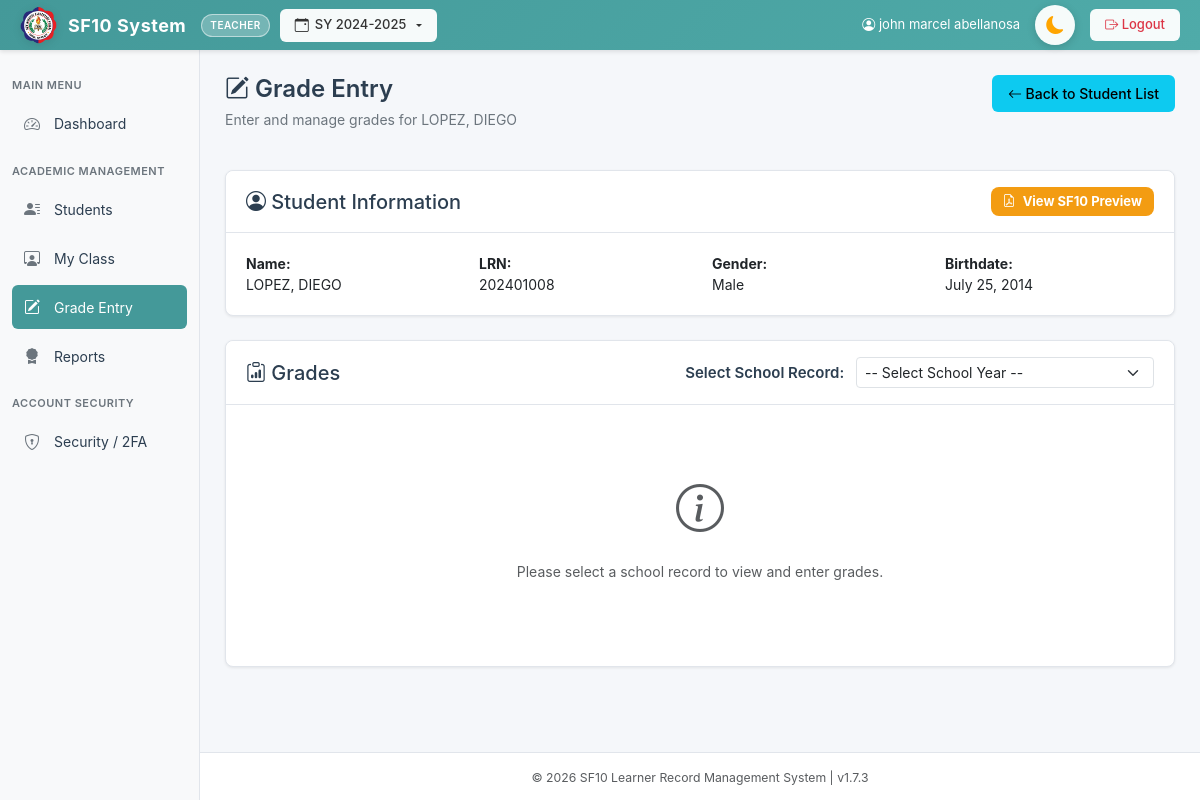
Page /pages/enter_grades.php?student_id=11 (signed in) on the committed database.
### tables this page shows
CREATE TABLE `students` (
  `id` int(11) NOT NULL AUTO_INCREMENT,
  `lrn` varchar(20) NOT NULL,
  `last_name` varchar(50) DEFAULT NULL,
  `first_name` varchar(50) DEFAULT NULL,
  `middle_name` varchar(50) DEFAULT NULL,
  `suffix` varchar(10) DEFAULT NULL,
  `gender` enum('Male','Female') DEFAULT NULL,
  `birthdate` date DEFAULT NULL,
  `credential_presented` enum('Kinder Progress Report','ECCD Checklist','Kindergarten Certificate of Completion','PEPT','Others') DEFAULT NULL,
  `credential_other_details` text DEFAULT NULL,
  `pept_rating` varchar(20) DEFAULT NULL,
  `pept_exam_date` date DEFAULT NULL,
  `pept_testing_center` text DEFAULT NULL,
  `created_at` timestamp NOT NULL DEFAULT current_timestamp(),
  `eligibility_school_name` varchar(100) DEFAULT NULL,
  `eligibility_school_id` varchar(50) DEFAULT NULL,
  `eligibility_school_address` varchar(255) DEFAULT NULL,
  `eligibility_remark` varchar(255) DEFAULT NULL,
  `grade_level` varchar(50) DEFAULT NULL,
  `section` varchar(50) DEFAULT NULL,
  PRIMARY KEY (`id`),
  UNIQUE KEY `lrn` (`lrn`),
  UNIQUE KEY `lrn_2` (`lrn`)
);

### pages/enter_grades.php (the view, shortened to what this page needs)
<?php
require_once "../includes/db.php";
$student_id = isset($_GET['student_id']) ? intval($_GET['student_id']) : 0;
$student_query = $conn->prepare("SELECT id, UPPER(CONCAT(last_name, ', ', first_name)) AS fullname, lrn, gender, birthdate
                                 FROM students WHERE id = ?");
$student_query->bind_param("i", $student_id);
$student_query->execute();
$student_result = $student_query->get_result();
$student = $student_result->fetch_assoc();
include "../templates/header.php";
?>
<div class="grade-entry-container">
  <div class="d-flex justify-content-between align-items-start mb-4">
    <div class="page-header mb-0">
      <h2><i class="bi bi-pencil-square"></i> Grade Entry</h2>
      <p class="subtitle">Enter and manage grades for <?= htmlspecialchars($student['fullname']) ?></p>
    </div>
    <a href="<?= $is_admin ? 'grade_entry.php' : 'input_grades.php' ?>" class="btn btn-info">
      <i class="bi bi-arrow-left"></i> Back to Student List
    </a>
  </div>
  <div class="card mb-4">
    <div class="card-header d-flex justify-content-between align-items-center">
      <h5 class="mb-0"><i class="bi bi-person-circle"></i> Student Information</h5>
      <a href="sf10_preview.php?student_id=<?= $student_id ?>" class="btn btn-warning btn-sm text-white" style="border-radius: 8px; font-weight: 700; background-color: #f39c12; border-color: #f39c12;">
        <i class="bi bi-file-earmark-pdf me-1"></i> View SF10 Preview
      </a>
    </div>
    <div class="card-body">
      <div class="row">
        <div class="col-md-3">
          <strong>Name:</strong><br>
          <?= htmlspecialchars($student['fullname']) ?>
        </div>
        <div class="col-md-3">
          <strong>LRN:</strong><br>
          <?= htmlspecialchars($student['lrn']) ?>
        </div>
        <div class="col-md-3">
          <strong>Gender:</strong><br>
          <?= htmlspecialchars($student['gender'] ?? 'N/A') ?>
        </div>
        <div class="col-md-3">
          <strong>Birthdate:</strong><br>
          <?= !empty($student['birthdate']) ? date('F d, Y', strtotime($student['birthdate'])) : 'N/A' ?>
        </div>
      </div>
    </div>
  </div>
  <div class="card">
    <div class="card-header d-flex justify-content-between align-items-center">
      <h5 class="mb-0"><i class="bi bi-clipboard-data"></i> Grades</h5>
      <div>
        <label for="schoolRecordSelect" class="me-2">Select School Record:</label>
        <select id="schoolRecordSelect" class="form-select form-select-sm d-inline-block" style="width: auto;" onchange="loadGrades()">
          <option value="">-- Select School Year --</option>
        </select>
      </div>
    </div>
    <div class="card-body">
      <div id="gradesContainer">
        <div class="text-center text-muted py-5">
          <i class="bi bi-info-circle" style="font-size: 3rem;"></i>
          <p class="mt-3">Please select a school record to view and enter grades.</p>
        </div>
      </div>
    </div>
  </div>
</div>
<?php include "../templates/footer.php"; ?>

### assets/css/style.css (style rules this page uses)
* { margin: 0; padding: 0; box-sizing: border-box; }
body { background-color: #f5f7fa; font-family: -apple-system, BlinkMacSystemFont, "Segoe UI", Roboto, "Helvetica Neue", Arial, sans-serif; color: #2c3e50; font-size: 14px; overflow-x: hidden; overflow-y: overlay; }
html { overflow-y: overlay; }
:root { --primary-teal: #449999; --primary-teal-dark: #3a8585; --primary-teal-light: #4FABA9; --sidebar-bg: #f8f9fa; --topbar-bg: #449999; --text-dark: #2c3e50; --text-muted: #6c757d; --border-color: #e1e5eb; --card-shadow: 0 1px 3px rgba(0, 0, 0, 0.08); --hover-bg: #f0f2f5; --card-bg: #ffffff; --input-bg: #ffffff; --input-border: #ced4da; --input-text: #212529; }
.page-header { margin-bottom: 25px; }
.page-header h2 { color: var(--text-dark); font-size: 24px; font-weight: 600; margin-bottom: 5px; }
.page-header .subtitle { color: var(--text-muted); font-size: 14px; }
.card { border: 1px solid var(--border-color); border-radius: 8px; box-shadow: var(--card-shadow); background: white; margin-bottom: 20px; }
.card-header { background: white; border-bottom: 1px solid var(--border-color); padding: 16px 20px; font-weight: 600; color: var(--text-dark); font-size: 15px; border-radius: 8px 8px 0 0 !important; }
.card-body { padding: 20px; }
.btn { border-radius: 6px; font-weight: 500; padding: 8px 16px; font-size: 14px; transition: all 0.2s; border: none; }
.btn-warning { background-color: #f39c12; color: white; }
.btn-sm { padding: 5px 12px; font-size: 13px; }

### templates/header.php (style rules this page uses)
html, body { background-color: #f4f7fb; }

### pages/enter_grades.php (style rules this page uses)
.grade-entry-container { max-width: 1400px; margin: 0 auto; }

### rows in the picture
students: lrn "202401008", gender "Male", birthdate "July 25, 2014"

### other values in the picture
$_SESSION['school_year'] "2024-2025"
$user['full_name'] "john marcel abellanosa"
$student['fullname'] "LOPEZ, DIEGO"
